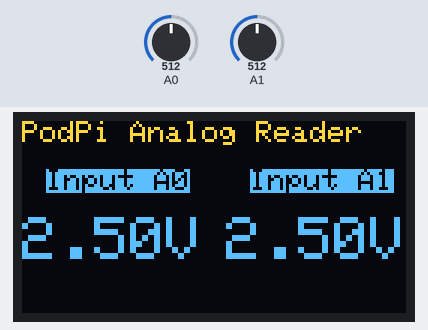
The sketch below on a simulated Arduino Uno, built with avr-gcc and run on an emulated ATmega328P. On the bench: 128×64 one-colour display. The test bench sets the inputs (shaded band); at power-on: A0 = 512, A1 = 512. The OLED is the two-colour kind (top 16 rows yellow).

Above: at 1.2 s.
1.3 s: A0 set to 531
At 2.5 s:
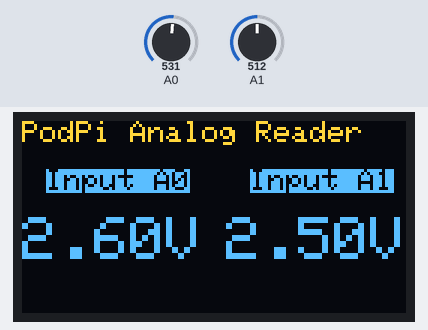
2.8 s: A1 set to 716
At 4.0 s:
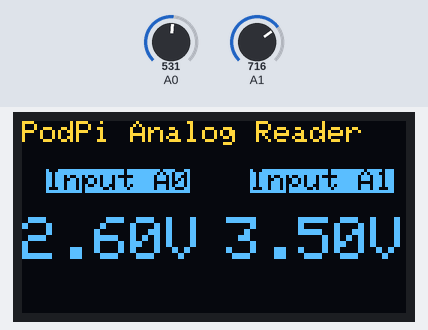
4.3 s: A0 set to 511
At 5.5 s:
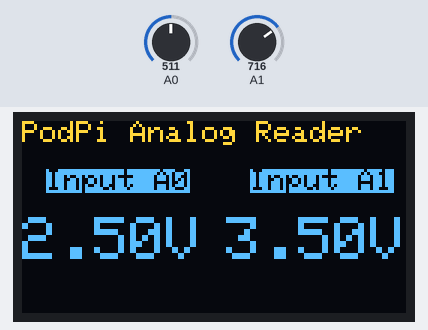
5.8 s: A1 set to 900
At 7.1 s:
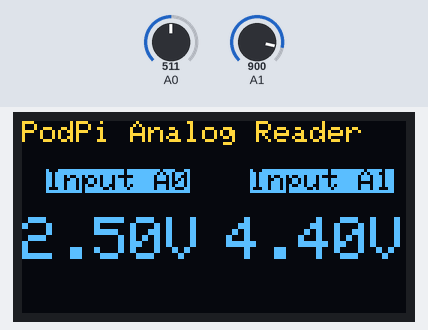
7.4 s: A1 set to 1023
At 8.3 s:
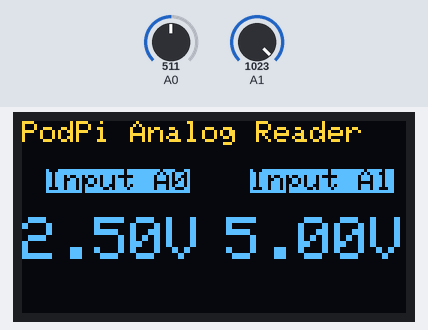
9.0 s: A0 set to 306
At 9.4 s:
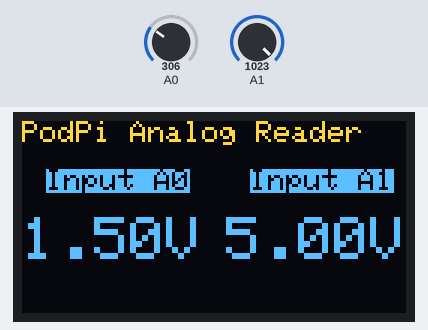
Timing chart, 0 to 11.6 s (numbered marks = the images above; inputs shaded):
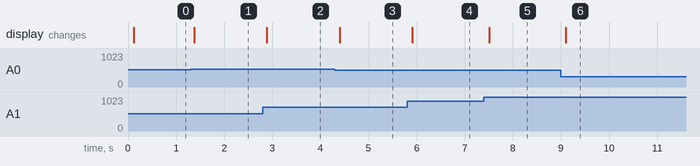

Measured:
- the behaviour switches between 512 and 513 on A0 (found by bisection; images 0 and 1)
- after the input at 1.3 s, the display: changes after 0.07 s (image 1)
- after the input at 2.8 s, the display: changes after 0.09 s (image 2)
- after the input at 4.3 s, the display: changes after 0.10 s (image 3)
- after the input at 5.8 s, the display: changes after 0.11 s (image 4)
- after the input at 7.4 s, the display: changes after 0.11 s (image 5)
- after the input at 9.0 s, the display: changes after 0.10 s (image 6)

The sketch:

oled-voltmeter.ino
```cpp
/*code by Neranjan Walakulpola
 for more help and diagram visit
http://www.http://circuitfreak.net/index.php/2015/05/05/arduino-oled-voltage-meter/
*/

#include <SPI.h>
//#include <Wire.h>
#include <Adafruit_GFX.h>
#include <Adafruit_SSD1306.h>

/* Arduino Micro */
#define OLED_RESET 13
#define SSD1306_I2C_ADDRESS   0x3C

Adafruit_SSD1306 display(OLED_RESET);

#if (SSD1306_LCDHEIGHT != 64)
#error("Height incorrect, please fix Adafruit_SSD1306.h!");
#endif

void setup() {
  // Set up the display
  display.begin(SSD1306_SWITCHCAPVCC, 0x3C); // Initialize with the I2C addr 0x3D if not working use 0x3C (for the 128x64)
  display.setTextColor(WHITE);
}
void loop(){

  delay(50);
  display.clearDisplay();

  // text display tests
  display.setTextSize(1);
  display.setTextColor(WHITE);
  display.setCursor(0,0);
  display.println("PodPi Analog Reader");
  display.setTextColor(BLACK, WHITE);
  display.println();
  display.setCursor(8,16);
  display.println("Input A0");
  display.setCursor(76,16);
  display.println("Input A1");

  display.setTextSize(1);
  display.setTextColor(WHITE);
  display.println();
  display.setCursor(0,32);
  display.setTextSize(2);
  display.setTextSize(2);
  int sensorValue = analogRead(A0);
  // Convert the analog reading (which goes from 0 - 1023) to a voltage (0 - 5V):
  float voltage = sensorValue * (5.0 / 1023.0);
  // print out the value you read:
  display.print(voltage); display.println("V");

  display.setCursor(68,32);
  display.setTextSize(2);
  display.setTextSize(2);
  sensorValue = analogRead(A1);
  // Convert the analog reading (which goes from 0 - 1023) to a voltage (0 - 5V):
  voltage = sensorValue * (5.0 / 1023.0);
  // print out the value you read:
  display.print(voltage); display.println("V");

  display.display();

}
```
